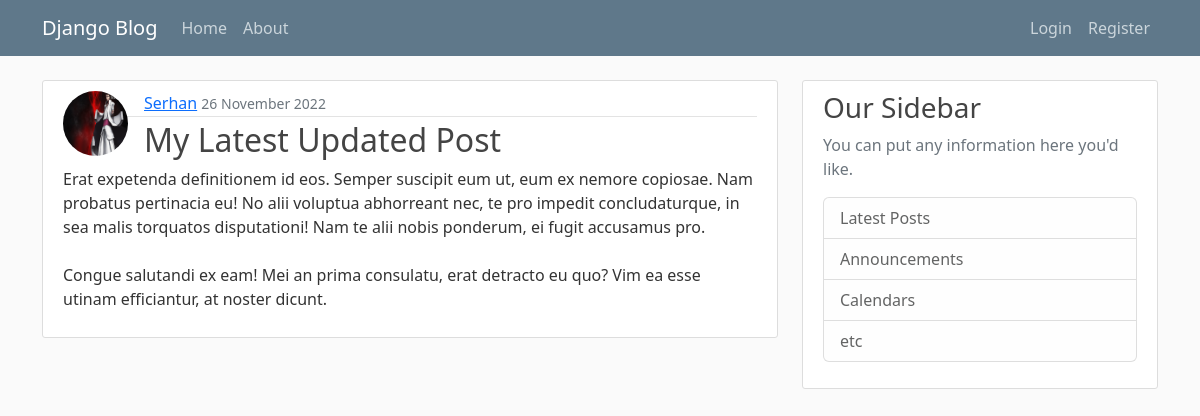
The page /post/34/ on the database its author committed.
### blog/models.py (models this page shows, shortened)
class Post(models.Model):
    title = models.CharField(max_length=100)
    content = models.TextField()
    date_posted = models.DateTimeField(default=timezone.now)
    author = models.ForeignKey(User,on_delete=models.CASCADE)

### users/models.py (models this page shows, shortened)
class Profile(models.Model):
    user = models.OneToOneField(User,on_delete=models.CASCADE)
    image = models.ImageField(default='default.jpg',upload_to='profile_pics')

### blog/views.py (the view)
# urls.py: path('post/<int:pk>/', views.PostDetailView.as_view(),name='post-detail'),#- trqbva da e pk(primary key) zashtoto PostDetailView tova ochakva
class PostDetailView(DetailView):
    model = Post
    context_object_name = 'post'

### blog/templates/blog/post_detail.html (shortened to what this page needs)
{% extends "blog/base.html" %}
{% block content %}
    <article class="media content-section">
      <img class="rounded-circle article-img float-start" src="{{post.author.profile.image.url}}" alt="" >
      <div class="media-body">
        <div class="article-metadata">
          <a class="mr-2" href="{% url 'user-post' post.author.username %}">{{ post.author }}</a>
          <small class="text-muted">{{ post.date_posted|date:"d F Y" }}</small>
        </div>
        <h2 class="article-title">{{ post.title }}</h2>
        <p class="article-content">{{ post.content }}</p>
      </div>
    </article>
{% endblock content %}

### blog/static/blog/main.css (style rules this page uses)
body { background: #fafafa; color: #333333; margin-top: 5rem; }
h1, h2, h3, h4, h5, h6 { color: #444444; }
.content-section { background: #ffffff; padding: 10px 20px; border: 1px solid #dddddd; border-radius: 3px; margin-bottom: 20px; }
.article-title { color: #444444; }
.article-content { white-space: pre-line; }
.article-img { height: 65px; width: 65px; margin-right: 16px; }
.article-metadata { padding-bottom: 1px; margin-bottom: 4px; border-bottom: 1px solid #e3e3e3 }

### rows shown on the page
Post: author.profile.image (picture), author "Serhan", date_posted "26 November 2022", title "My Latest Updated Post", content "Erat expetenda definitionem id eos. Semper suscipit eum ut, eum ex nemore copiosae. Nam probatus pertinacia eu! No alii voluptua abhorreant nec, te pro impedit concludaturque, in sea malis torquatos disputationi! Nam te alii nobis ponderum, ei fugit accusamus pro. Congue salutandi ex eam! Mei an prima consulatu, erat detracto eu quo? Vim ea esse utinam efficiantur, at noster dicunt."
